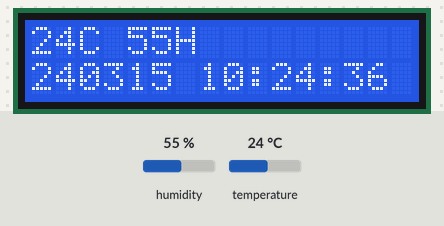
Bench run of a sketch on a simulated Arduino Uno, built with avr-gcc and run on an emulated ATmega328P. Shown: 16×2 character LCD. Inputs (shaded band) come from the test bench; at power-on: humidity 55 %, temperature 24 °C. The local clock reads 2024-03-15 10:24:30 at power-on unless the sketch sets it; storage starts empty.

Above: at 6.8 s.
6.9 s: humidity set to 22 %
At 8.3 s:
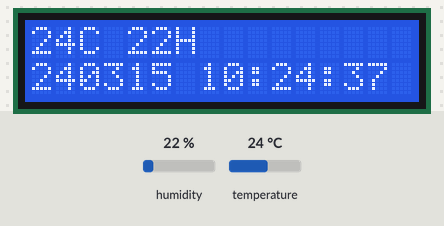
10.2 s: temperature set to 12 °C
At 11.6 s:
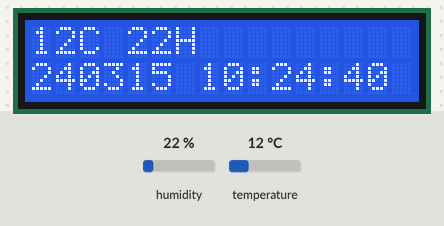
13.3 s: humidity set to 40 %
At 14.7 s:
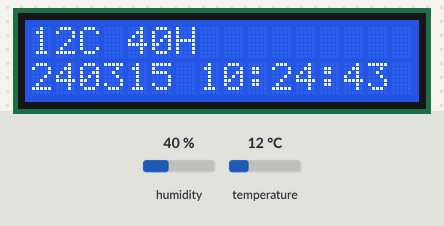
16.4 s: temperature set to 19 °C
At 17.8 s:
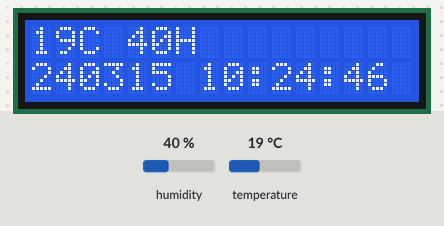
Timing chart, 0 to 19.4 s (numbered marks = the images above; inputs shaded):
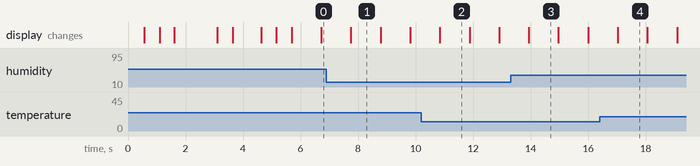

Measured:
- what the display in image 1 shows lasts 1.1 s, from 7.7 s to 8.8 s

The sketch:

HumidLogger.ino
```cpp
// include the library code:
#include <LiquidCrystal.h>
#include <Wire.h>
#include <DS3231.h>
#include <SPI.h>
#include <SD.h>

DS3231 clock;
RTCDateTime now;

// initialize the library with the numbers of the interface pins
// Pin 4 is used for SD CS
LiquidCrystal lcd(3,5,6,7,8,9);

// for DHT11,
//      VCC: 5V or 3V
//      GND: GND
//      DATA: 2
int pinDHT11 = 2;
#include <SimpleDHT.h>
SimpleDHT11 dht11;

struct DhtReading
{
    byte temperature;
    byte humidity;
};

char filename[13];

DhtReading dht;

void setup() {
  clock.begin();
  Serial.begin(9600);
  while (!Serial) {
    ; // wait for serial port to connect. Needed for native USB port only
  }
  // set up the LCD's number of columns and rows:
  lcd.begin(16, 2);
  log("Init...");
  log("Init SD card...");

  // see if the card is present and can be initialized:
  if (!SD.begin(4)) {
    log("Failed: SD card");
    // don't do anything more:
    return;
  }
  now = clock.getDateTime();
  sprintf(filename, "%s", clock.dateFormat("ymdH.i", now));
  log("Filename: ");
  log(filename);
  delay(1000);
  log("READY! :)");
  update();
  appendCsv();
}

void log(const char* string) {
  lcd.clear();
  printLcd(0, string);
  delay(500);
}

void printLcd(int row, const char* string) {
  lcd.setCursor(0, row);
  lcd.print(string);
}

DhtReading readDht() {
  byte temperature = 0;
  byte humidity = 0;
  dht11.read(pinDHT11, &temperature, &humidity, NULL);
  DhtReading reading;
  reading.temperature = temperature;
  reading.humidity = humidity;
  return reading;
}

void appendCsv() {
  log("Writing...");
  File file = SD.open(filename, FILE_WRITE);
  if (!file) {
    log("Failed: Open");
    return;
  }
  file.print(clock.dateFormat("U", now));
  file.print(';');
  file.print(clock.dateFormat("ymd H:i:s", now));
  file.print(';');
  file.print(dht.temperature);
  file.print(';');
  file.print(dht.humidity);
  file.println();
  file.close();
  log("Write done");
}


void update() {
  now = clock.getDateTime();
  dht = readDht();
  char tempString[30];
  sprintf(tempString, "%dC %dH", dht.temperature, dht.humidity);
  lcd.clear();
  printLcd(0, tempString);
  printLcd(1, clock.dateFormat("ymd H:i:s", now));
  delay(1000);
}

uint8_t lastMinute = 255;
void loop() {
  update();
  if (now.minute != lastMinute && now.minute % 10 == 0) {
    appendCsv();
  }
  lastMinute = now.minute;
}
```
